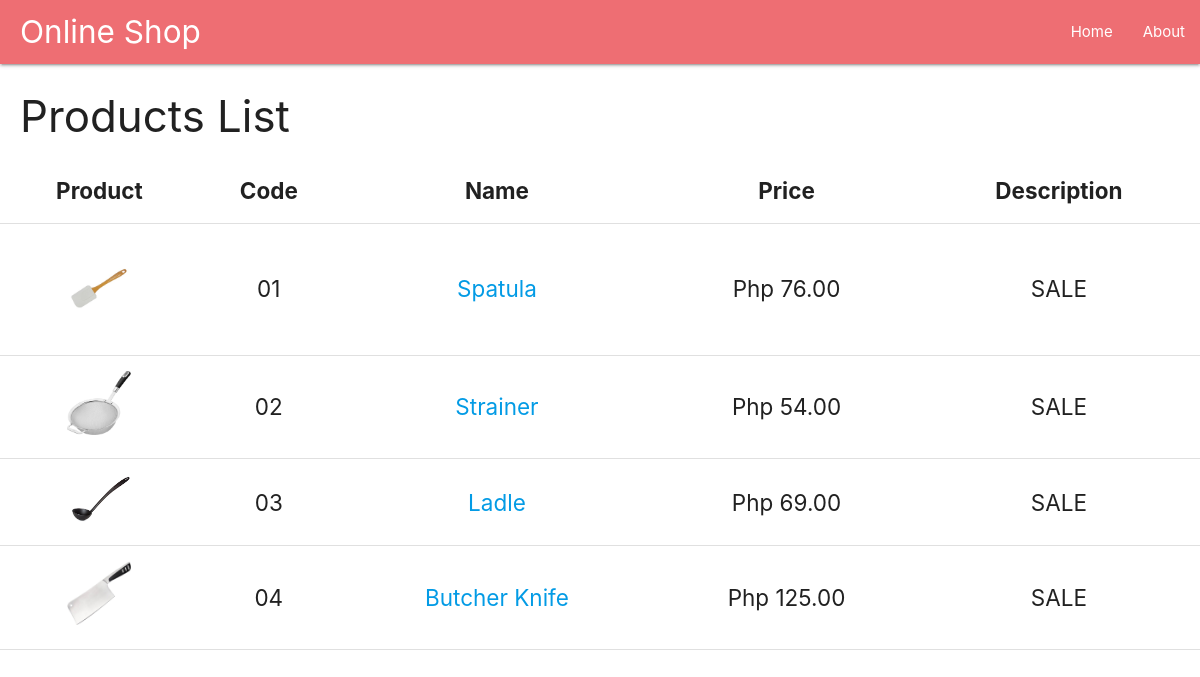
Screenshot of /pmi/ with the database file from the repository.
### pmi/models.py (models this page shows, shortened)
class Product(models.Model):
  code = models.CharField(max_length=200,default="000-0000")
  name = models.CharField(max_length=200,default="Unnamed")
  description = models.CharField(max_length=200,default="N/A")
  price = models.DecimalField(max_digits=10,decimal_places=2,default="0.00")
  date_entry = models.DateTimeField(default=timezone.now())
  photo = models.ImageField(upload_to='images/')

### pmi/views.py (the view)
# urls.py: path('', views.homepage, name='homepage'),
def homepage(request):
  context = {
    "product_list": Product.objects.all(),
  }
  return render(request, 'pmi/homepage.html', context=context)

### pmi/templates/pmi/homepage.html (shortened to what this page needs)
{% extends 'pmi/base.html' %}
{% block content %}
    <h3 style="margin-left: 20px;">Products List</h3>
    <table class="centered">
      <thead>
        <tr>
          <th>Product</th>
          <th>Code</th>
          <th>Name</th>
          <th>Price</th>
          <th>Description</th>
        </tr>
      </thead>
      <tbody>
        {% for product in product_list %}
          <tr>
            <td><a href="{% url 'product_detail' product.id %}"><img width="64px" src='{{ product.photo.url }}'></a></td>
            <td>{{ product.code }}</td>
            <td>
              <a href="{% url 'product_detail' product.id %}">{{ product.name }}</a>
            </td>
            <td>Php&nbsp;{{ product.price }}</td>
            <td>{{ product.description }}</td>
          </tr>
        {% endfor %}
      </tbody>
    </table>
{% endblock %}

### pmi/templates/pmi/base.html (shortened to what this page needs)
{% load static %}
<!DOCTYPE html>
<html>
  <head>
    <link rel="stylesheet" href="{% static 'materialize/css/materialize.css' %}">
    <link rel="stylesheet" href="{% static 'css/style.css' %}">
  </head>
  <body>
    <nav>
      <div class="nav-wrapper">
        <a href="#" class="brand-logo left" style="margin-left: 20px;">Online Shop</a>
        <ul id="nav-mobile" class="right">
          <li><a href="{% url 'homepage' %}">Home</a></li>
          <li><a href="{% url 'about' %}">About</a></li>
        </ul>
      </div>
    </nav>
    <div id="content">
      {% block content %}
      {% endblock %}
    </div>
  </body>
</html>

### pmi/static/css/style.css (style rules this page uses)
body { font-size: 1.5rem; }

### rows the page displays
Product: photo (picture), code "01", name "Spatula", price "76.00", description "SALE"
Product: photo (picture), code "02", name "Strainer", price "54.00", description "SALE"
Product: photo (picture), code "03", name "Ladle", price "69.00", description "SALE"
Product: photo (picture), code "04", name "Butcher Knife", price "125.00", description "SALE"
